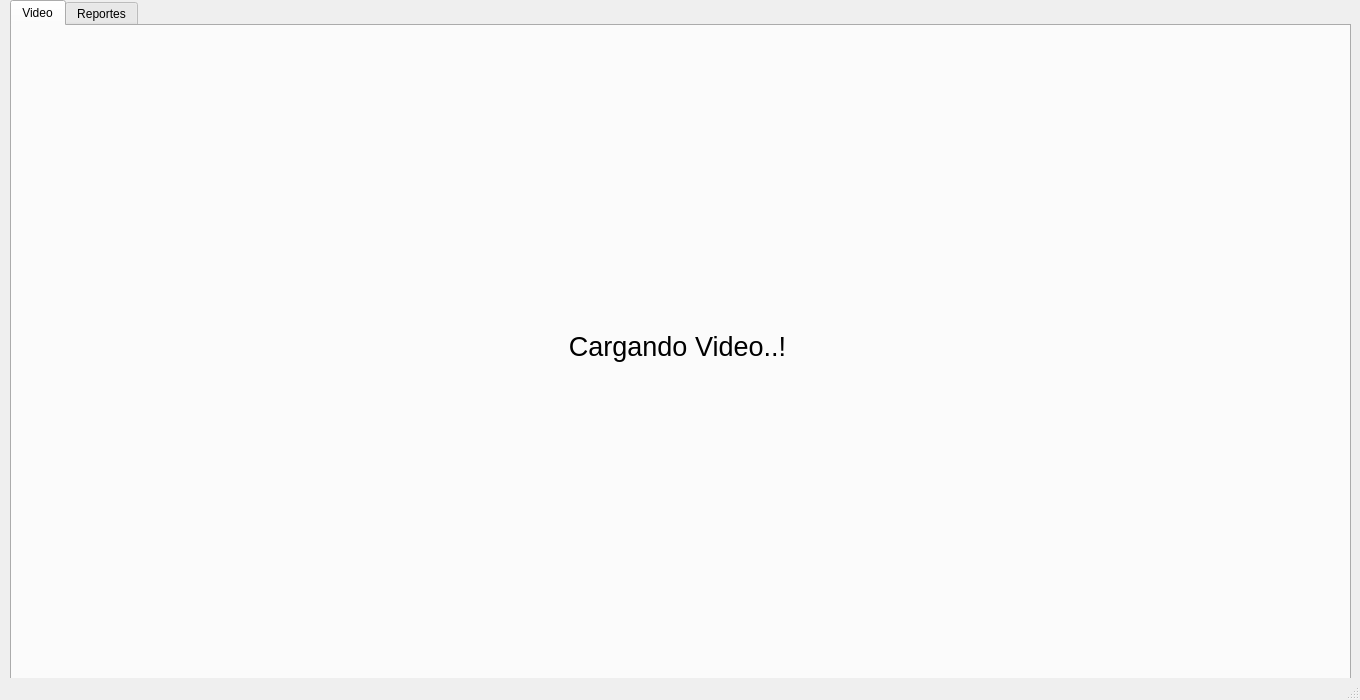
<?xml version="1.0" encoding="UTF-8"?>
<ui version="4.0">
 <class>MainWindow</class>
 <widget class="QMainWindow" name="MainWindow">
  <property name="geometry">
   <rect>
    <x>0</x>
    <y>0</y>
    <width>1360</width>
    <height>700</height>
   </rect>
  </property>
  <property name="minimumSize">
   <size>
    <width>1360</width>
    <height>700</height>
   </size>
  </property>
  <property name="maximumSize">
   <size>
    <width>1360</width>
    <height>700</height>
   </size>
  </property>
  <property name="windowTitle">
   <string>MainWindow</string>
  </property>
  <widget class="QWidget" name="centralwidget">
   <widget class="QPushButton" name="pushButton">
    <property name="geometry">
     <rect>
      <x>310</x>
      <y>600</y>
      <width>75</width>
      <height>23</height>
     </rect>
    </property>
    <property name="text">
     <string>PushButton</string>
    </property>
   </widget>
   <widget class="QTabWidget" name="tabWidget">
    <property name="geometry">
     <rect>
      <x>10</x>
      <y>0</y>
      <width>1341</width>
      <height>701</height>
     </rect>
    </property>
    <property name="cursor">
     <cursorShape>PointingHandCursor</cursorShape>
    </property>
    <property name="tabShape">
     <enum>QTabWidget::Rounded</enum>
    </property>
    <property name="currentIndex">
     <number>0</number>
    </property>
    <widget class="QWidget" name="tab">
     <attribute name="title">
      <string>Video</string>
     </attribute>
     <widget class="QLabel" name="label">
      <property name="geometry">
       <rect>
        <x>20</x>
        <y>10</y>
        <width>1291</width>
        <height>621</height>
       </rect>
      </property>
      <property name="font">
       <font>
        <pointsize>20</pointsize>
       </font>
      </property>
      <property name="text">
       <string>Cargando Video..!</string>
      </property>
      <property name="alignment">
       <set>Qt::AlignCenter</set>
      </property>
     </widget>
    </widget>
    <widget class="QWidget" name="tab_2">
     <attribute name="title">
      <string>Reportes</string>
     </attribute>
     <widget class="QLabel" name="label_10">
      <property name="geometry">
       <rect>
        <x>40</x>
        <y>110</y>
        <width>341</width>
        <height>16</height>
       </rect>
      </property>
      <property name="font">
       <font>
        <pointsize>10</pointsize>
        <weight>75</weight>
        <bold>true</bold>
       </font>
      </property>
      <property name="text">
       <string>Infracciones y mínima distancia promedio por hora </string>
      </property>
     </widget>
     <widget class="QLabel" name="label_11">
      <property name="geometry">
       <rect>
        <x>40</x>
        <y>380</y>
        <width>371</width>
        <height>16</height>
       </rect>
      </property>
      <property name="font">
       <font>
        <pointsize>10</pointsize>
        <weight>75</weight>
        <bold>true</bold>
       </font>
      </property>
      <property name="text">
       <string>% de Cumplimiento y aproximado de personas por hora </string>
      </property>
     </widget>
     <widget class="QWidget" name="layoutWidget">
      <property name="geometry">
       <rect>
        <x>40</x>
        <y>20</y>
        <width>1231</width>
        <height>75</height>
       </rect>
      </property>
      <layout class="QHBoxLayout" name="horizontalLayout_3">
       <item>
        <layout class="QVBoxLayout" name="verticalLayout_5">
         <item>
          <widget class="QLabel" name="label_2">
           <property name="font">
            <font>
             <pointsize>14</pointsize>
             <weight>75</weight>
             <bold>true</bold>
            </font>
           </property>
           <property name="text">
            <string>Fecha</string>
           </property>
           <property name="alignment">
            <set>Qt::AlignCenter</set>
           </property>
          </widget>
         </item>
         <item>
          <widget class="QDateEdit" name="dateEdit">
           <property name="calendarPopup">
            <bool>true</bool>
           </property>
          </widget>
         </item>
        </layout>
       </item>
       <item>
        <layout class="QHBoxLayout" name="horizontalLayout_2">
         <item>
          <spacer name="horizontalSpacer_3">
           <property name="orientation">
            <enum>Qt::Horizontal</enum>
           </property>
           <property name="sizeHint" stdset="0">
            <size>
             <width>100</width>
             <height>20</height>
            </size>
           </property>
          </spacer>
         </item>
         <item>
          <layout class="QHBoxLayout" name="horizontalLayout">
           <item>
            <layout class="QVBoxLayout" name="verticalLayout">
             <item>
              <widget class="QLabel" name="label_3">
               <property name="font">
                <font>
                 <pointsize>24</pointsize>
                 <weight>75</weight>
                 <bold>true</bold>
                </font>
               </property>
               <property name="text">
                <string>1</string>
               </property>
               <property name="alignment">
                <set>Qt::AlignCenter</set>
               </property>
              </widget>
             </item>
             <item>
              <widget class="QLabel" name="label_4">
               <property name="text">
                <string>Cantidad de cámaras</string>
               </property>
              </widget>
             </item>
            </layout>
           </item>
           <item>
            <spacer name="horizontalSpacer">
             <property name="orientation">
              <enum>Qt::Horizontal</enum>
             </property>
             <property name="sizeHint" stdset="0">
              <size>
               <width>80</width>
               <height>20</height>
              </size>
             </property>
            </spacer>
           </item>
           <item>
            <layout class="QVBoxLayout" name="verticalLayout_2">
             <item>
              <widget class="QLabel" name="dist_prom_lbl">
               <property name="font">
                <font>
                 <pointsize>24</pointsize>
                 <weight>75</weight>
                 <bold>true</bold>
                </font>
               </property>
               <property name="text">
                <string>0</string>
               </property>
               <property name="alignment">
                <set>Qt::AlignCenter</set>
               </property>
              </widget>
             </item>
             <item>
              <widget class="QLabel" name="label_5">
               <property name="text">
                <string>Distancia Promedio</string>
               </property>
               <property name="alignment">
                <set>Qt::AlignCenter</set>
               </property>
              </widget>
             </item>
            </layout>
           </item>
           <item>
            <spacer name="horizontalSpacer_2">
             <property name="orientation">
              <enum>Qt::Horizontal</enum>
             </property>
             <property name="sizeHint" stdset="0">
              <size>
               <width>80</width>
               <height>20</height>
              </size>
             </property>
            </spacer>
           </item>
           <item>
            <layout class="QVBoxLayout" name="verticalLayout_3">
             <item>
              <widget class="QLabel" name="porc_lbl">
               <property name="font">
                <font>
                 <pointsize>24</pointsize>
                 <weight>75</weight>
                 <bold>true</bold>
                </font>
               </property>
               <property name="text">
                <string>0 %</string>
               </property>
               <property name="alignment">
                <set>Qt::AlignCenter</set>
               </property>
              </widget>
             </item>
             <item>
              <widget class="QLabel" name="label_6">
               <property name="text">
                <string>Cumplimiento</string>
               </property>
               <property name="alignment">
                <set>Qt::AlignCenter</set>
               </property>
              </widget>
             </item>
            </layout>
           </item>
          </layout>
         </item>
         <item>
          <spacer name="horizontalSpacer_4">
           <property name="orientation">
            <enum>Qt::Horizontal</enum>
           </property>
           <property name="sizeHint" stdset="0">
            <size>
             <width>58</width>
             <height>20</height>
            </size>
           </property>
          </spacer>
         </item>
        </layout>
       </item>
       <item>
        <layout class="QVBoxLayout" name="verticalLayout_4">
         <item>
          <widget class="QLabel" name="ult_cap_lbl">
           <property name="minimumSize">
            <size>
             <width>260</width>
             <height>0</height>
            </size>
           </property>
           <property name="maximumSize">
            <size>
             <width>260</width>
             <height>16777207</height>
            </size>
           </property>
           <property name="font">
            <font>
             <pointsize>18</pointsize>
            </font>
           </property>
           <property name="text">
            <string>fecha</string>
           </property>
           <property name="alignment">
            <set>Qt::AlignCenter</set>
           </property>
          </widget>
         </item>
         <item>
          <widget class="QLabel" name="label_8">
           <property name="text">
            <string>Última Captura</string>
           </property>
           <property name="alignment">
            <set>Qt::AlignCenter</set>
           </property>
          </widget>
         </item>
        </layout>
       </item>
      </layout>
     </widget>
     <widget class="QLabel" name="label_9">
      <property name="geometry">
       <rect>
        <x>280</x>
        <y>20</y>
        <width>581</width>
        <height>71</height>
       </rect>
      </property>
      <property name="styleSheet">
       <string notr="true">background-color: rgba(85, 170, 255,0.2);</string>
      </property>
      <property name="text">
       <string/>
      </property>
     </widget>
     <widget class="QWidget" name="gridLayoutWidget">
      <property name="geometry">
       <rect>
        <x>10</x>
        <y>130</y>
        <width>1311</width>
        <height>241</height>
       </rect>
      </property>
      <layout class="QGridLayout" name="gridLayout"/>
     </widget>
     <widget class="QWidget" name="gridLayoutWidget_2">
      <property name="geometry">
       <rect>
        <x>10</x>
        <y>400</y>
        <width>1311</width>
        <height>251</height>
       </rect>
      </property>
      <layout class="QGridLayout" name="gridLayout_2"/>
     </widget>
     <zorder>layoutWidget</zorder>
     <zorder>label_10</zorder>
     <zorder>label_11</zorder>
     <zorder>label_9</zorder>
     <zorder>gridLayoutWidget</zorder>
     <zorder>gridLayoutWidget_2</zorder>
    </widget>
   </widget>
  </widget>
  <widget class="QMenuBar" name="menubar">
   <property name="geometry">
    <rect>
     <x>0</x>
     <y>0</y>
     <width>1360</width>
     <height>21</height>
    </rect>
   </property>
  </widget>
  <widget class="QStatusBar" name="statusbar"/>
 </widget>
 <resources/>
 <connections/>
</ui>
